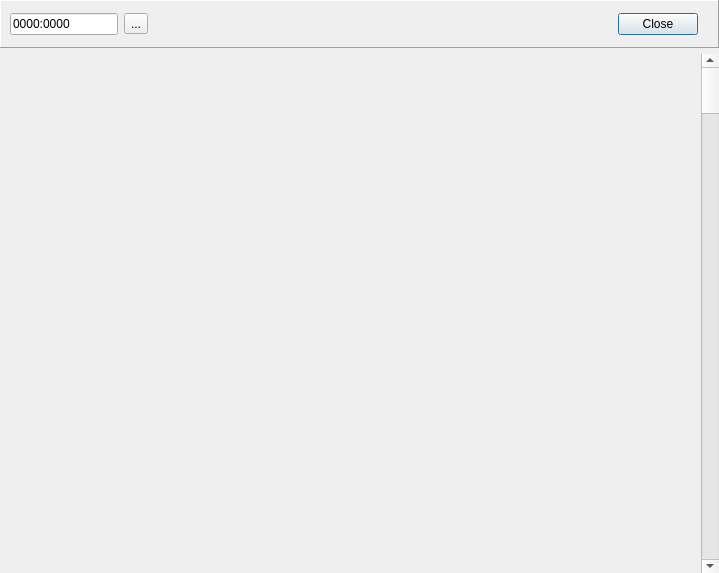
<?xml version="1.0" encoding="UTF-8"?>
<ui version="4.0">
 <class>DumpWindow</class>
 <widget class="QDialog" name="DumpWindow">
  <property name="geometry">
   <rect>
    <x>0</x>
    <y>0</y>
    <width>719</width>
    <height>573</height>
   </rect>
  </property>
  <property name="windowTitle">
   <string>Dialog</string>
  </property>
  <layout class="QVBoxLayout" name="verticalLayout">
   <property name="leftMargin">
    <number>0</number>
   </property>
   <property name="topMargin">
    <number>0</number>
   </property>
   <property name="rightMargin">
    <number>0</number>
   </property>
   <property name="bottomMargin">
    <number>0</number>
   </property>
   <item>
    <widget class="QFrame" name="frame">
     <property name="sizePolicy">
      <sizepolicy hsizetype="Preferred" vsizetype="Fixed">
       <horstretch>20</horstretch>
       <verstretch>0</verstretch>
      </sizepolicy>
     </property>
     <property name="minimumSize">
      <size>
       <width>0</width>
       <height>48</height>
      </size>
     </property>
     <property name="frameShape">
      <enum>QFrame::Panel</enum>
     </property>
     <property name="frameShadow">
      <enum>QFrame::Raised</enum>
     </property>
     <layout class="QHBoxLayout" name="horizontalLayout">
      <item>
       <widget class="QLineEdit" name="addressEdit">
        <property name="sizePolicy">
         <sizepolicy hsizetype="Fixed" vsizetype="Fixed">
          <horstretch>0</horstretch>
          <verstretch>0</verstretch>
         </sizepolicy>
        </property>
        <property name="inputMask">
         <string notr="true">NNNN:NNNN</string>
        </property>
        <property name="text">
         <string>0000:0000</string>
        </property>
       </widget>
      </item>
      <item>
       <widget class="QToolButton" name="toolButton">
        <property name="text">
         <string>...</string>
        </property>
        <property name="icon">
         <iconset resource="../resources.qrc">
          <normaloff>:/icons/next</normaloff>:/icons/next</iconset>
        </property>
       </widget>
      </item>
      <item>
       <spacer name="horizontalSpacer">
        <property name="orientation">
         <enum>Qt::Horizontal</enum>
        </property>
        <property name="sizeHint" stdset="0">
         <size>
          <width>40</width>
          <height>20</height>
         </size>
        </property>
       </spacer>
      </item>
      <item>
       <widget class="QPushButton" name="closeButton">
        <property name="text">
         <string>Close</string>
        </property>
       </widget>
      </item>
      <item>
       <spacer name="horizontalSpacer_2">
        <property name="orientation">
         <enum>Qt::Horizontal</enum>
        </property>
        <property name="sizeType">
         <enum>QSizePolicy::Fixed</enum>
        </property>
        <property name="sizeHint" stdset="0">
         <size>
          <width>11</width>
          <height>20</height>
         </size>
        </property>
       </spacer>
      </item>
     </layout>
    </widget>
   </item>
   <item>
    <widget class="QFrame" name="frame_2">
     <property name="frameShape">
      <enum>QFrame::NoFrame</enum>
     </property>
     <property name="frameShadow">
      <enum>QFrame::Raised</enum>
     </property>
     <layout class="QHBoxLayout" name="horizontalLayout_2">
      <property name="leftMargin">
       <number>0</number>
      </property>
      <property name="topMargin">
       <number>0</number>
      </property>
      <property name="rightMargin">
       <number>0</number>
      </property>
      <property name="bottomMargin">
       <number>0</number>
      </property>
      <item>
       <widget class="DumpArea" name="dump_area" native="true"/>
      </item>
      <item>
       <widget class="QScrollBar" name="verticalScrollBar">
        <property name="minimumSize">
         <size>
          <width>18</width>
          <height>0</height>
         </size>
        </property>
        <property name="orientation">
         <enum>Qt::Vertical</enum>
        </property>
       </widget>
      </item>
     </layout>
    </widget>
   </item>
  </layout>
 </widget>
 <customwidgets>
  <customwidget>
   <class>DumpArea</class>
   <extends>QWidget</extends>
   <header>dialogs/dumparea.h</header>
   <container>1</container>
  </customwidget>
 </customwidgets>
 <resources>
  <include location="../resources.qrc"/>
 </resources>
 <connections/>
</ui>
